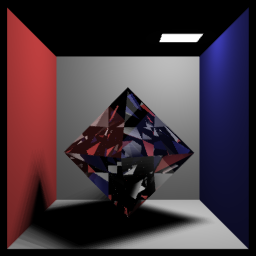
%> input picture matlab/transparent_soft_shadow.ppm, 256 x 256 px
$ octave comb.m   (GNU Octave 9; MATLAB toolbox functions it lacks are replaced by stand-ins)
%> lines starting %> are read from the running program, lines starting %| are printed output that depends on the picture
clc;
clear;
close all;

load('image_pm1.mat');

image_d = imread('transparent_soft_shadow.ppm','ppm');
%> image_d is the input picture: size 256x256x3 uint8; mean R, G, B 64.6, 49.5, 57.2

image_d = double(image_d)/255;
%> image_d: size 256x256x3 double

image = image_d+image_c+image_g;
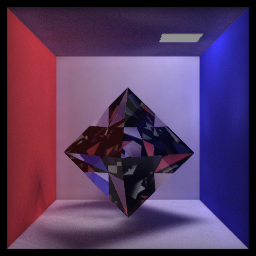
%> image: size 256x256x3 double; mean R, G, B 0.593, 0.396, 0.664; drawn with min black and max white

imshow(uint8(image*255));
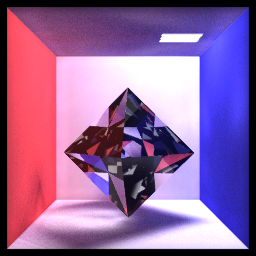
%> displayed picture: size 256x256x3, on the screen's scale of 0 to 255; mean R, G, B 145.8, 100.5, 154.3
